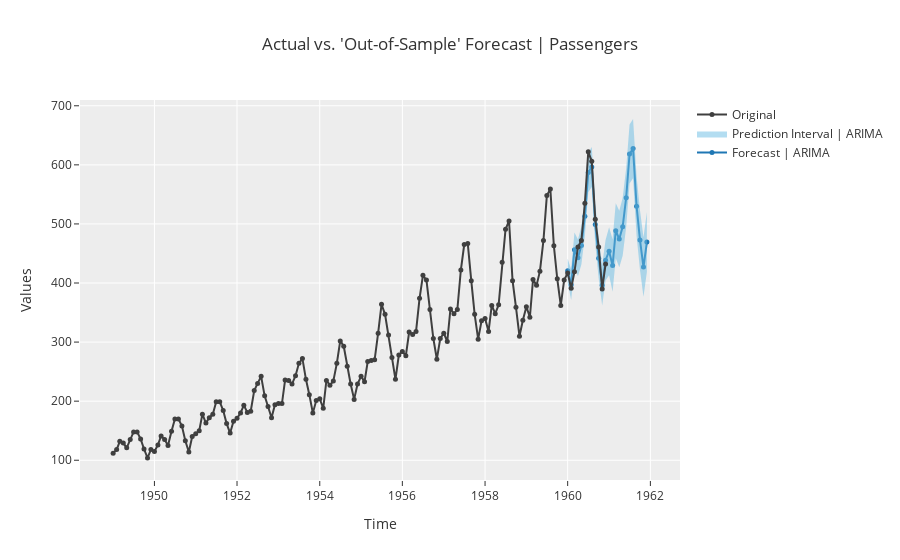

Source (notebook cell):
### Code cell
exp.plot_model(ar1, plot='forecast', data_kwargs={'fh':24})
